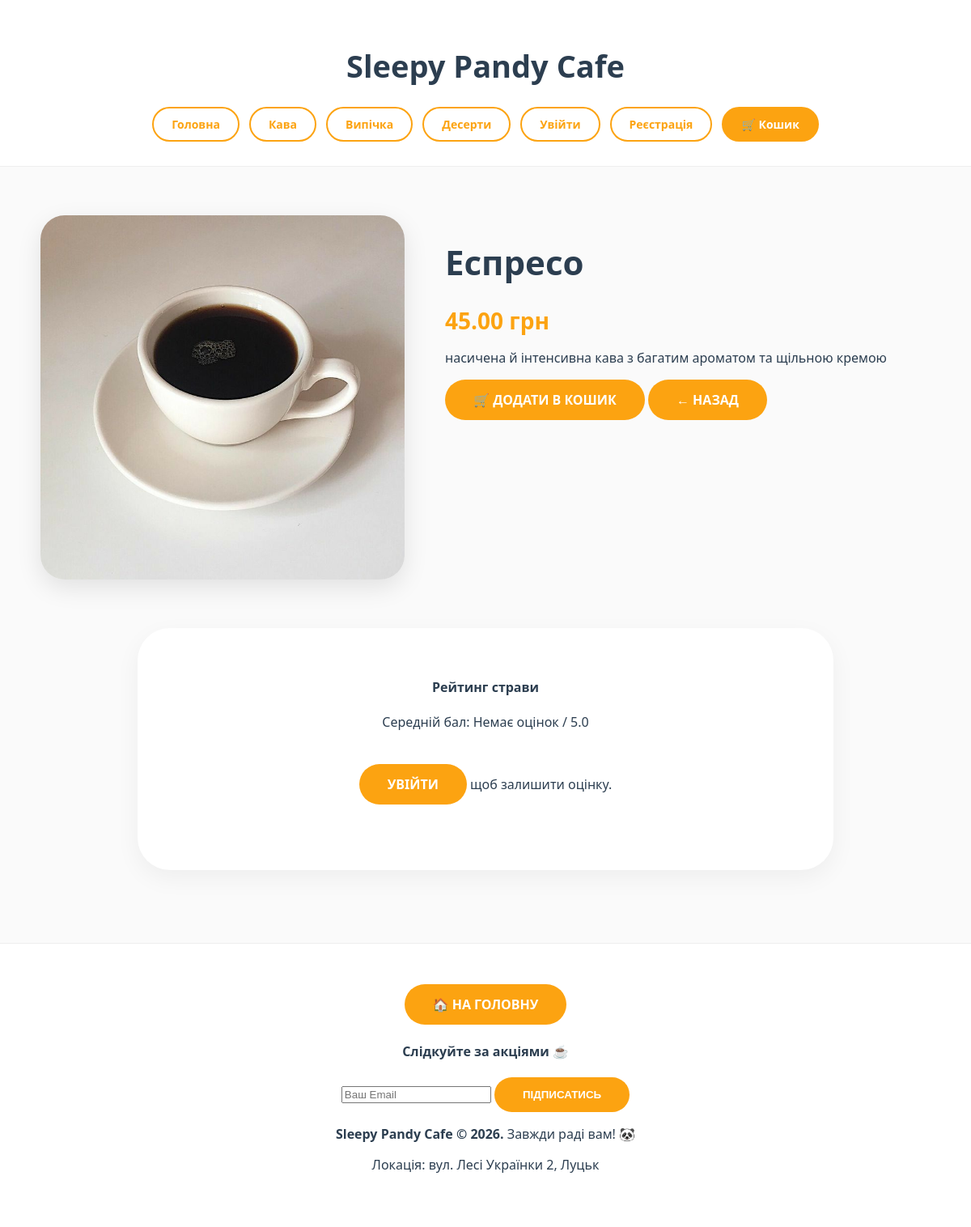
Screenshot of /item/1/ with the database file from the repository.
### main_app/models.py (models this page shows, shortened)
class Category(models.Model):
    name = models.CharField(max_length=100, verbose_name="Назва категорії")
    created_at = models.DateTimeField(auto_now_add=True)
    updated_at = models.DateTimeField(auto_now=True)

class MenuItem(models.Model):
    image = models.ImageField(upload_to='items/', blank=True, null=True, verbose_name="Фото страви")
    name = models.CharField(max_length=100, verbose_name="Назва страви")
    description = models.TextField(verbose_name="Опис")
    price = models.DecimalField(max_digits=6, decimal_places=2, verbose_name="Ціна")
    category = models.ForeignKey(Category, on_delete=models.CASCADE, related_name='items')
    created_at = models.DateTimeField(auto_now_add=True)
    updated_at = models.DateTimeField(auto_now=True)
    def get_average_rating(self):
        avg = self.ratings.aggregate(Avg('score'))['score__avg']
        return round(avg, 1) if avg else "Немає оцінок"

### main_app/views.py (the view, shortened to what this page needs)
# urls.py: path('item/<int:item_id>/', views.item_detail, name='item_detail'),
def item_detail(request, item_id):
    item = get_object_or_404(MenuItem, id=item_id)
    categories = Category.objects.all()
    already_rated = False
    if request.user.is_authenticated:
        already_rated = Rating.objects.filter(item=item, user=request.user).exists()
    rating_form = RatingForm()
    return render(request, 'main_app/item_detail.html', {
        'item': item,
        'categories': categories,
        'title': item.name,
        'rating_form': rating_form,
        'already_rated': already_rated,
    })

### main_app/forms.py
class RatingForm(forms.ModelForm):
    class Meta:
        model = Rating
        fields = ['score']
        widgets = {
            'score': forms.Select(attrs={'class': 'form-select'}),
        }

### main_app/templates/main_app/item_detail.html
{% extends 'main_app/base.html' %}
{% block content %}
<div class="pandy-detail">
    <div class="pandy-detail__image-box">
        {% if item.image %}
            <img src="{{ item.image.url }}" alt="{{ item.name }}" class="pandy-detail__img">
        {% endif %}
    </div>
    <div class="pandy-detail__info">
        <h1 class="pandy-detail__title">{{ item.name }}</h1>
        <p class="pandy-detail__price">{{ item.price }} грн</p>
        <p class="pandy-detail__desc">{{ item.description }}</p>
        <div class="pandy-detail__actions">
            <a href="{% url 'cart_add' item.id %}" class="pandy-btn pandy-btn--main">🛒 Додати в кошик</a>
            <a href="{% url 'home' %}" class="pandy-btn pandy-btn--secondary">← Назад</a>
        </div>
    </div>
</div>
<div class="pandy-container--narrow">
    <section class="pandy-section pandy-card">
        <h4 class="pandy-section__title">Рейтинг страви</h4>
        <div class="pandy-rating-display">
            <span class="pandy-rating-display__label">Середній бал:</span>
            <span class="pandy-rating-display__value">{{ item.get_average_rating|default:"0.0" }} / 5.0</span>
        </div>
        {% if already_rated %}
            <p class="pandy-status pandy-status--success">✅ Ви вже оцінили цю страву.</p>
        {% elif user.is_authenticated %}
            <form method="post" class="pandy-form">
                {% csrf_token %}
                {{ rating_form.as_p }}
                <button type="submit" class="pandy-btn pandy-btn--main">Оцінити</button>
            </form>
        {% else %}
            <p class="pandy-text--center">
                <a href="{% url 'login' %}" class="pandy-btn pandy-btn--main pandy-btn--small">Увійти</a>
                щоб залишити оцінку.
            </p>
        {% endif %}
    </section>
</div>
{% endblock %}

### main_app/templates/main_app/base.html (shortened to what this page needs)
{% load static %}
<!DOCTYPE html>
<html lang="uk">
<head>
    <link rel="stylesheet" href="{% static 'css/style.css' %}">
</head>
<body class="pandy-body">
    <header class="pandy-header">
        <h1 class="pandy-logo">Sleepy Pandy Cafe</h1>
        <nav class="pandy-nav">
            <a href="{% url 'home' %}" class="pandy-nav__link">Головна</a>
            {% for cat in categories %}
                <a href="{% url 'category_page' cat.id %}" class="pandy-nav__link">{{ cat.name }}</a>
            {% endfor %}
            {% if user.is_authenticated %}
                <a href="{% url 'profile' %}" class="pandy-nav__link">👤 Кабінет ({{ user.username }})</a>
                <form action="{% url 'logout' %}" method="post" class="pandy-nav__form">
                    {% csrf_token %}
                    <button type="submit" class="pandy-btn pandy-btn--logout">Вийти</button>
                </form>
            {% else %}
                <a href="{% url 'login' %}" class="pandy-nav__link">Увійти</a>
                <a href="{% url 'register' %}" class="pandy-nav__link">Реєстрація</a>
            {% endif %}
            <a href="{% url 'cart_detail' %}" class="pandy-nav__link pandy-nav__link--cart">🛒 Кошик</a>
        </nav>
    </header>
    <main class="pandy-main-content">
        {% block content %}{% endblock %}
    </main>
    <footer class="pandy-footer">
        <div class="pandy-footer__container">
            <div class="pandy-footer__info">
                {% if request.resolver_match.url_name != 'home' %}
                    <div class="pandy-footer__back-wrapper">
                        <a href="{% url 'home' %}" class="pandy-btn pandy-btn--secondary pandy-btn--small">
                            🏠 На головну
                        </a>
                     </div>
                {% endif %}
            </div>
            <div class="pandy-footer__subscribe">
                <h4 class="pandy-footer__title">Слідкуйте за акціями ☕</h4>
                <form method="post" action="{% url 'home' %}" class="pandy-footer__form">
                    <input type="email" name="email" placeholder="Ваш Email" required class="pandy-input">
                    <button type="submit" class="pandy-btn pandy-btn--main pandy-btn--small">Підписатись</button>
                </form>
            </div>
            <p class="pandy-footer__text"><strong>Sleepy Pandy Cafe © 2026.</strong> Завжди раді вам! 🐼</p>
            <p class="pandy-footer__subtext">Локація: вул. Лесі Українки 2, Луцьк</p>
        </div>
    </footer>
</body>
</html>

### main_app/static/css/style.css (style rules this page uses)
* { box-sizing: border-box; }
html, body { height: 100%; margin: 0; padding: 0; font-family: 'Segoe UI', Tahoma, sans-serif; background-color: #fafafa; color: #2c3e50; }
img { max-width: 100%; height: auto; display: block; }
header, .pandy-header { background: #fff; padding: 40px 20px; text-align: center; border-bottom: 1px solid #eee; }
h1, .pandy-logo { font-size: 42px; color: #2c3e50; margin-bottom: 25px; }
nav, .pandy-nav { display: flex; justify-content: center; gap: 10px; flex-wrap: wrap; }
nav a, .pandy-nav__link { text-decoration: none; color: #fca311; padding: 10px 22px; border: 2px solid #fca311; border-radius: 50px; font-weight: 700; transition: 0.3s; }
.pandy-card, .item-card { background: #fff; width: 300px !important; padding: 25px; border-radius: 35px; box-shadow: 0 10px 30px rgba(0,0,0,0.05); text-align: center; transition: 0.3s ease; }
.pandy-btn, .btn-pandy-main { display: inline-block; background: #fca311; color: #fff; padding: 12px 28px; border-radius: 50px; text-decoration: none; font-weight: 700; text-transform: uppercase; border: none; cursor: pointer; }
footer, .pandy-footer { background: #fff; padding: 40px 20px; text-align: center; border-top: 1px solid #eee; margin-top: 50px; }
html, body { height: 100%; margin: 0; }
body { display: flex; flex-direction: column; font-family: 'Segoe UI', Tahoma, Geneva, Verdana, sans-serif; background-color: #fafafa; color: #2c3e50; min-height: 100vh; }
main.pandy-main-content { flex: 1 0 auto; width: 100%; }
header.pandy-header { background: #fff; padding: 30px 20px; text-align: center; border-bottom: 1px solid #eee; }
.pandy-logo { font-size: 38px; margin-bottom: 25px; }
nav.pandy-nav { display: flex; justify-content: center; gap: 12px; flex-wrap: wrap; align-items: center; }
.pandy-nav__link, .btn-logout-link, .pandy-nav__form button { text-decoration: none; color: #fca311; padding: 10px 22px; border: 2px solid #fca311; border-radius: 50px; font-weight: 700; font-size: 14px; background: transparent; transition: 0.3s; cursor: pointer; font-family: inherit; }
.pandy-nav__link:hover, .btn-logout-link:hover, .pandy-nav__link--cart, .pandy-btn--logout:hover { background: #fca311; color: #fff; }
.pandy-container, .pandy-container--narrow, .pandy-container--small { width: 100%; margin: 40px auto; padding: 0 20px; }
.pandy-container--narrow { max-width: 900px; }
.pandy-card { background: #fff; padding: 40px; border-radius: 40px; box-shadow: 0 10px 30px rgba(0,0,0,0.05); width: 100%; }
.pandy-detail { display: flex; flex-wrap: wrap; justify-content: center; gap: 50px; margin: 60px auto; max-width: 1100px; }
.pandy-detail__image-box { flex: 0 1 450px; }
.pandy-detail__img { width: 100%; border-radius: 30px; box-shadow: 0 10px 30px rgba(0,0,0,0.1); }
.pandy-detail__info { flex: 1 1 400px; text-align: left; }
.pandy-detail__price { font-size: 28px; font-weight: 800; color: #fca311; margin: 15px 0; }
.pandy-footer { flex-shrink: 0; background: #fff; padding: 50px 20px; text-align: center; border-top: 1px solid #eee; width: 100%; }
.pandy-btn, .btn-pandy-main { background: #fca311; color: #fff; padding: 14px 35px; border-radius: 50px; text-decoration: none; font-weight: 700; display: inline-block; border: none; cursor: pointer; transition: 0.3s; text-align: center; }
.pandy-text--center, .pandy-status-page { text-align: center; }
.pandy-container--small .pandy-card, .pandy-container--narrow .pandy-card, .pandy-card--full { width: 100% !important; max-width: none; }
.pandy-card__title, .pandy-detail__title, .pandy-detail__desc, .pandy-hero__text, .item-name { overflow-wrap: break-word; word-wrap: break-word; word-break: break-word; hyphens: auto; max-width: 100%; }
.pandy-container--narrow, .pandy-container--small { text-align: center !important; }
.pandy-container--narrow .pandy-btn, .pandy-container--small .pandy-btn { display: inline-block !important; margin: 25px auto !important; float: none !important; }
.pandy-container--narrow p { margin-left: auto !important; margin-right: auto !important; }

### rows the page displays
Category: name "Кава"
Category: name "Випічка"
Category: name "Десерти"
MenuItem: image (picture), name "Еспресо", price "45.00", description "насичена й інтенсивна кава з багатим ароматом та щільною кремою", get_average_rating "Немає оцінок"
